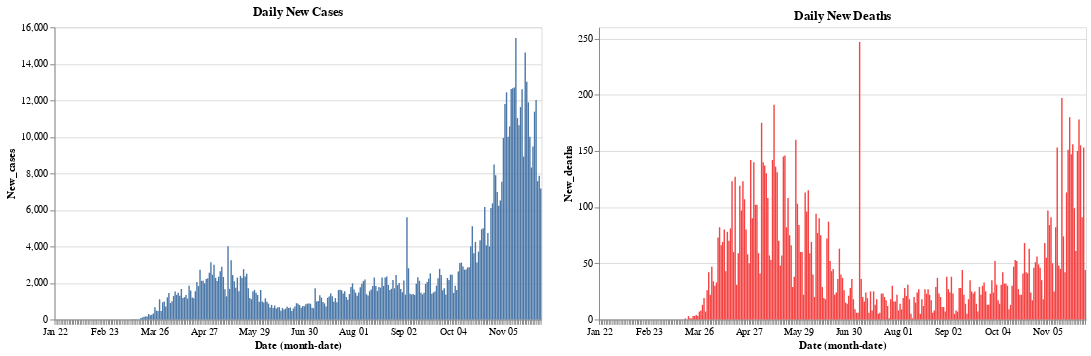

Notebook code cell kept with this figure:
### Code cell
red = alt.value("#f54242")
base.encode(y = 'New_cases').properties(title = 'Daily New Cases') | base.encode(y = 'New_deaths', color = red).properties(title = 'Daily New Deaths')

### Figure 1 — Vega-Lite specification as saved in the notebook (floating-point values rounded to 4 significant figures; data arrays with more than 128 entries replaced by an {"elided": "..."} marker saying what was removed)
{"config": {"view": {"continuousWidth": 400, "continuousHeight": 300}}, "hconcat": [{"mark": "bar", "encoding": {"x": {"type": "ordinal", "field": "Date", "timeUnit": "monthdate"}, "y": {"type": "quantitative", "field": "New_cases"}}, "title": "Daily New Cases", "width": 500}, {"mark": "bar", "encoding": {"color": {"value": "#f54242"}, "x": {"type": "ordinal", "field": "Date", "timeUnit": "monthdate"}, "y": {"type": "quantitative", "field": "New_deaths"}}, "title": "Daily New Deaths", "width": 500}], "data": {"name": "data-280779aebe649806da7794fb4df37942"}, "$schema": "https://vega.github.io/schema/vega-lite/v4.8.1.json", "datasets": {"data-280779aebe649806da7794fb4df37942": {"elided": "313 records"}}}
